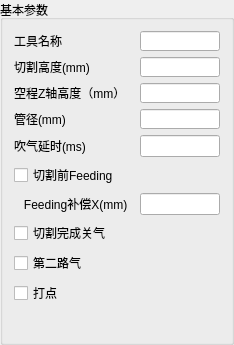
                 <widget class="QGroupBox" name="groupBox_General">
                  <property name="sizePolicy">
                   <sizepolicy hsizetype="Preferred" vsizetype="Fixed">
                    <horstretch>0</horstretch>
                    <verstretch>0</verstretch>
                   </sizepolicy>
                  </property>
                  <property name="title">
                   <string>基本参数</string>
                  </property>
                  <layout class="QFormLayout" name="formLayout_12">
                   <item row="0" column="0">
                    <widget class="QLabel" name="label_56">
                     <property name="minimumSize">
                      <size>
                       <width>0</width>
                       <height>20</height>
                      </size>
                     </property>
                     <property name="maximumSize">
                      <size>
                       <width>16777215</width>
                       <height>20</height>
                      </size>
                     </property>
                     <property name="text">
                      <string>工具名称</string>
                     </property>
                    </widget>
                   </item>
                   <item row="0" column="1">
                    <widget class="QLineEdit" name="lineEdit_General_ToolName">
                     <property name="sizePolicy">
                      <sizepolicy hsizetype="Expanding" vsizetype="Expanding">
                       <horstretch>0</horstretch>
                       <verstretch>0</verstretch>
                      </sizepolicy>
                     </property>
                     <property name="minimumSize">
                      <size>
                       <width>80</width>
                       <height>20</height>
                      </size>
                     </property>
                     <property name="maximumSize">
                      <size>
                       <width>80</width>
                       <height>20</height>
                      </size>
                     </property>
                    </widget>
                   </item>
                   <item row="1" column="0">
                    <widget class="QLabel" name="label_59">
                     <property name="minimumSize">
                      <size>
                       <width>80</width>
                       <height>20</height>
                      </size>
                     </property>
                     <property name="text">
                      <string>切割高度(mm)</string>
                     </property>
                    </widget>
                   </item>
                   <item row="1" column="1">
                    <widget class="QLineEdit" name="lineEdit_General_CuttingHight">
                     <property name="sizePolicy">
                      <sizepolicy hsizetype="Expanding" vsizetype="Expanding">
                       <horstretch>0</horstretch>
                       <verstretch>0</verstretch>
                      </sizepolicy>
                     </property>
                     <property name="minimumSize">
                      <size>
                       <width>80</width>
                       <height>20</height>
                      </size>
                     </property>
                     <property name="maximumSize">
                      <size>
                       <width>80</width>
                       <height>20</height>
                      </size>
                     </property>
                    </widget>
                   </item>
                   <item row="2" column="0">
                    <widget class="QLabel" name="label_60">
                     <property name="minimumSize">
                      <size>
                       <width>80</width>
                       <height>20</height>
                      </size>
                     </property>
                     <property name="text">
                      <string>空程Z轴高度（mm）</string>
                     </property>
                    </widget>
                   </item>
                   <item row="2" column="1">
                    <widget class="QLineEdit" name="lineEdit_General_IdleHight">
                     <property name="minimumSize">
                      <size>
                       <width>80</width>
                       <height>20</height>
                      </size>
                     </property>
                     <property name="maximumSize">
                      <size>
                       <width>80</width>
                       <height>20</height>
                      </size>
                     </property>
                    </widget>
                   </item>
                   <item row="3" column="0">
                    <widget class="QLabel" name="label_61">
                     <property name="minimumSize">
                      <size>
                       <width>120</width>
                       <height>20</height>
                      </size>
                     </property>
                     <property name="text">
                      <string>管径(mm)</string>
                     </property>
                    </widget>
                   </item>
                   <item row="3" column="1">
                    <widget class="QLineEdit" name="lineEdit_General_TubeDiameter">
                     <property name="sizePolicy">
                      <sizepolicy hsizetype="Expanding" vsizetype="Expanding">
                       <horstretch>0</horstretch>
                       <verstretch>0</verstretch>
                      </sizepolicy>
                     </property>
                     <property name="minimumSize">
                      <size>
                       <width>80</width>
                       <height>20</height>
                      </size>
                     </property>
                     <property name="maximumSize">
                      <size>
                       <width>80</width>
                       <height>20</height>
                      </size>
                     </property>
                    </widget>
                   </item>
                   <item row="4" column="0">
                    <widget class="QLabel" name="label_57">
                     <property name="minimumSize">
                      <size>
                       <width>0</width>
                       <height>20</height>
                      </size>
                     </property>
                     <property name="text">
                      <string>吹气延时(ms)</string>
                     </property>
                    </widget>
                   </item>
                   <item row="4" column="1">
                    <widget class="QLineEdit" name="lineEdit_General_BlowDelay">
                     <property name="minimumSize">
                      <size>
                       <width>80</width>
                       <height>20</height>
                      </size>
                     </property>
                     <property name="maximumSize">
                      <size>
                       <width>80</width>
                       <height>16777215</height>
                      </size>
                     </property>
                    </widget>
                   </item>
                   <item row="5" column="0">
                    <widget class="QCheckBox" name="checkBox_General_FeedingFirst">
                     <property name="minimumSize">
                      <size>
                       <width>0</width>
                       <height>20</height>
                      </size>
                     </property>
                     <property name="text">
                      <string>切割前Feeding</string>
                     </property>
                    </widget>
                   </item>
                   <item row="6" column="0">
                    <widget class="QLabel" name="label_50">
                     <property name="minimumSize">
                      <size>
                       <width>120</width>
                       <height>20</height>
                      </size>
                     </property>
                     <property name="maximumSize">
                      <size>
                       <width>120</width>
                       <height>16777215</height>
                      </size>
                     </property>
                     <property name="text">
                      <string>   Feeding补偿X(mm)</string>
                     </property>
                    </widget>
                   </item>
                   <item row="6" column="1">
                    <widget class="QLineEdit" name="lineEdit_General_FeedingCompensateX">
                     <property name="minimumSize">
                      <size>
                       <width>80</width>
                       <height>20</height>
                      </size>
                     </property>
                     <property name="maximumSize">
                      <size>
                       <width>80</width>
                       <height>16777215</height>
                      </size>
                     </property>
                    </widget>
                   </item>
                   <item row="7" column="0">
                    <widget class="QCheckBox" name="checkBox_General_StopBlow">
                     <property name="minimumSize">
                      <size>
                       <width>0</width>
                       <height>20</height>
                      </size>
                     </property>
                     <property name="text">
                      <string>切割完成关气</string>
                     </property>
                    </widget>
                   </item>
                   <item row="8" column="0">
                    <widget class="QCheckBox" name="checkBox_General_Blow2">
                     <property name="minimumSize">
                      <size>
                       <width>0</width>
                       <height>20</height>
                      </size>
                     </property>
                     <property name="text">
                      <string>第二路气</string>
                     </property>
                    </widget>
                   </item>
                   <item row="9" column="0">
                    <widget class="QCheckBox" name="checkBox_General_Punch">
                     <property name="minimumSize">
                      <size>
                       <width>0</width>
                       <height>20</height>
                      </size>
                     </property>
                     <property name="text">
                      <string>打点</string>
                     </property>
                    </widget>
                   </item>
                   <item row="10" column="0">
                    <widget class="QLabel" name="label_62">
                     <property name="minimumSize">
                      <size>
                       <width>0</width>
                       <height>20</height>
                      </size>
                     </property>
                     <property name="text">
                      <string/>
                     </property>
                    </widget>
                   </item>
                  </layout>
                 </widget>
